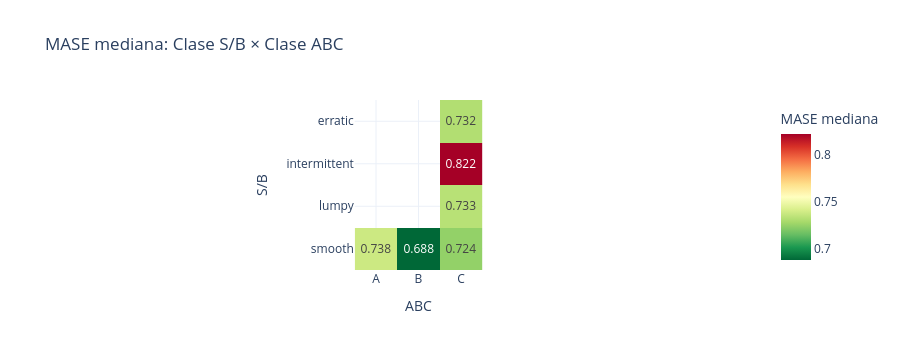

Here is the notebook cell this chart was saved with:
### Markdown cell above
## 4 — MASE por segmento (heatmap)

### Code cell
# Pivot: sb_class × abc_class → MASE mediana
pivot = (
    valid
    .groupby(["sb_class", "abc_class"])["mase"]
    .median()
    .unstack("abc_class")
)

fig = px.imshow(
    pivot,
    text_auto=".3f",
    color_continuous_scale="RdYlGn_r",
    title="MASE mediana: Clase S/B × Clase ABC",
    labels={"x": "ABC", "y": "S/B", "color": "MASE mediana"},
    template="plotly_white",
)
fig.update_layout(height=350)
fig.show()

### Figure 1 — Plotly figure (JSON) as saved in the notebook; plotly's stock layout.template omitted (floating-point values rounded to 4 significant figures)
{"data": [{"coloraxis": "coloraxis", "hovertemplate": "ABC: %{x}<br>S/B: %{y}<br>MASE mediana: %{z}<extra></extra>", "name": "0", "texttemplate": "%{z:.3f}", "type": "heatmap", "x": ["A", "B", "C"], "xaxis": "x", "y": ["erratic", "intermittent", "lumpy", "smooth"], "yaxis": "y", "z": [[NaN, NaN, 0.7316], [NaN, NaN, 0.8222], [NaN, NaN, 0.7332], [0.7383, 0.6882, 0.7244]]}], "layout": {"coloraxis": {"colorbar": {"title": {"text": "MASE mediana"}}, "colorscale": [[0, "rgb(0,104,55)"], [0.1, "rgb(26,152,80)"], [0.2, "rgb(102,189,99)"], [0.3, "rgb(166,217,106)"], [0.4, "rgb(217,239,139)"], [0.5, "rgb(255,255,191)"], [0.6, "rgb(254,224,139)"], [0.7, "rgb(253,174,97)"], [0.8, "rgb(244,109,67)"], [0.9, "rgb(215,48,39)"], [1, "rgb(165,0,38)"]]}, "height": 350, "title": {"text": "MASE mediana: Clase S/B × Clase ABC"}, "xaxis": {"anchor": "y", "constrain": "domain", "domain": [0, 1], "scaleanchor": "y", "title": {"text": "ABC"}}, "yaxis": {"anchor": "x", "autorange": "reversed", "constrain": "domain", "domain": [0, 1], "title": {"text": "S/B"}}}}
